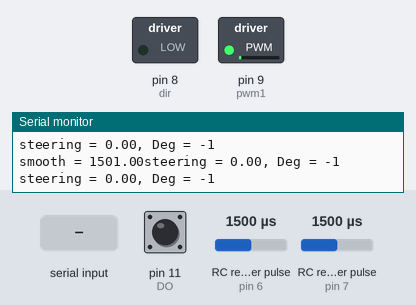
Bench run of a sketch on a simulated Arduino Uno, built with avr-gcc and run on an emulated ATmega328P. Parts: switched loads named in the sketch (green lamp = pin HIGH), the last lines printed to the serial monitor. Wiring (inferred from the names in the program): 2 × RC receiver channel: data pin 6 / data pin 7. Dashed ring = blinking. The test bench sets the inputs (shaded band); at power-on: RC receiver pulse (sensors on pin 7, pin 6) 1500 µs, pin 11 (DO) HIGH. Pins used as bus, display or sensor lines are not drawn.

Above: at 11.2 s.
11.3 s: RC receiver pulse (sensor on pin 7) set to 1488 µs
At 11.95 s:
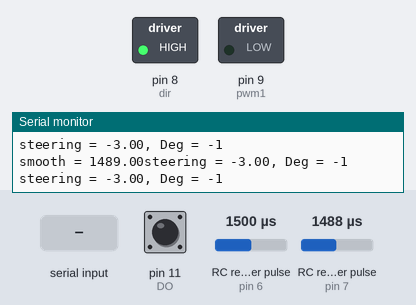
14.3 s: RC receiver pulse (sensor on pin 7) set to 1020 µs
17.3 s: RC receiver pulse (sensor on pin 7) set to 1750 µs
At 20.14 s:
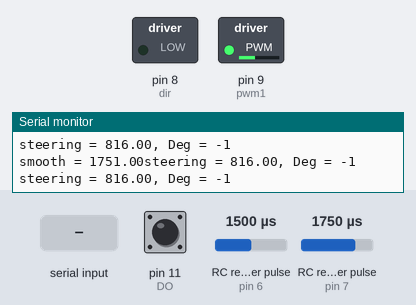
20.3 s: "90,45\n" received over Serial
23.3 s: RC receiver pulse (sensor on pin 7) set to 1250 µs
At 23.73 s:
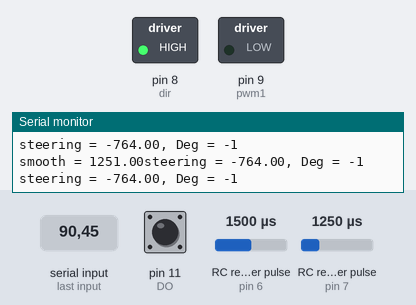
26.3 s: RC receiver pulse (sensor on pin 7) set to 1980 µs
At 26.61 s:
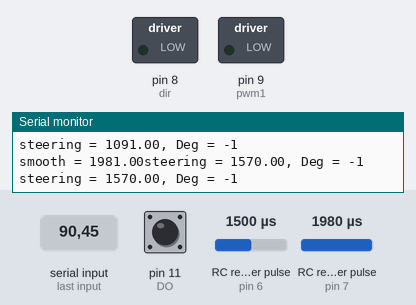
Timing chart, 0 to 30.3 s (numbered marks = the images above; inputs shaded):
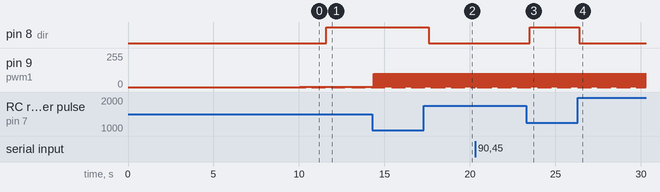

Measured:
- the behaviour switches between 1489 and 1488 µs on RC receiver pulse (sensor on pin 7) (found by bisection; images 0 and 1)
- after the input at 11.3 s, pin 8 (dir): LOW → HIGH after 0.30 s
- after the input at 17.3 s, pin 8 (dir): HIGH → LOW after 0.30 s
- after the input at 23.3 s, pin 8 (dir): LOW → HIGH after 0.20 s
- after the input at 26.3 s, pin 8 (dir): HIGH → LOW after 0.08 s
- by itself, pin 9 (pwm1): alternates 100/255 for 0.04 s and 0/255 for 0.02 s

The sketch:

Golf_Steering_Absolute.ino
```cpp
#define CLK 10 // Blu Digital Pin 10
#define DO 11 // Grn Digital Pin 11
#define CSn 12 // Ylw Digital Pin 12
#define pwm1 9  // PWM motor
#define dir 8   // Direction
#define CH1 7 // X axis CH1 RC remote
#define CH7 6 // Safety switch
#include <PID_v1.h>
#include <Smoothed.h>
Smoothed <int> steering;

int rp = 0;
String readString; //This while store the user input data
int User_Input = 0; // This while convert input string into integer
int MAX_Steering = 1600;
int RC_min = 990;
int RC_max =1990;

double kp = 1.1 , ki = 0.03 , kd = 0.01;             // modify for optimal performance
double input = 0, output = 0, setpoint = 0;
PID myPID(&input, &output, &setpoint, kp, ki, kd, DIRECT);

int absolute_position;
int Degree;
int Deg = 0;
int RC1_X;
int  SafetySW;
void setup()
{ pinMode(pwm1, OUTPUT);
  pinMode(dir, OUTPUT);
  pinMode(CSn, OUTPUT);// Chip select
  pinMode(CLK, OUTPUT);// Serial clock
  pinMode(DO, INPUT_PULLUP);// Serial data IN/OUT
  pinMode(CH7, INPUT_PULLUP);

  pinMode(CH1, INPUT);// Serial clock
  steering.begin(SMOOTHED_AVERAGE, 5);

  digitalWrite(CSn, HIGH);
  digitalWrite(CLK, HIGH);
  TCCR1B = TCCR1B & 0b11111000 | 1;  // set 31KHz PWM to prevent motor noise
  myPID.SetMode(AUTOMATIC);   //set PID in Auto mode
  myPID.SetSampleTime(0.2);  // refresh rate of PID controller
  myPID.SetOutputLimits(-100, 100); // this is the MAX PWM value to move motor, here change in value reflect change in speed of motor.
  Serial.begin(115200);
  Serial.print("Golfcart steering will start in 10 secound ");
  Serial.print("*********************************************");
  delay(10000);
}


void loop() {
  SafetySW = pulseIn(CH7, HIGH, 25000);
  int Data = ReadSSI();
  Degree = map(Data, 0, 4095, 0, 359);
  update_absolute_position(Degree);
  Deg = (rp * 360) + absolute_position;

  Serial.print("steering = "); Serial.print(setpoint);
  Serial.print(", Deg = "); Serial.println(Deg);
  finish ();


  RC1_X = pulseIn(CH1, HIGH, 25000);
  steering.add(RC1_X);
  double smooth_steering = steering.get();


  while (Serial.available()) { //Check if the serial data is available.
    delay(3);                  // a small delay
    char c = Serial.read();  // storing input data
    readString += c;         // accumulate each of the characters in readString
  }

  if (readString.length() > 0) { //Verify that the variable contains information
    Serial.print("Input: ");
    Serial.print(readString.toInt());  //printing the input data in integer form
    Serial.print("\t");
    User_Input = readString.toInt();   // here input data is store in integer form
  }


  if (smooth_steering < 1490){ setpoint = map(smooth_steering, 1490, RC_min, 0, -MAX_Steering); }
  else if (smooth_steering > 1510){ setpoint = map(smooth_steering, 1502, RC_max, 0, +MAX_Steering); }
  else {setpoint=0;}

  input = Deg;
  myPID.Compute();                 // calculate new output


//  while(SafetySW > 2000)
//        {
            pwmOut(output);
            SafetySW = pulseIn(CH7, HIGH, 25000);
//        }


  Serial.print("smooth = "); Serial.print(smooth_steering);
  Serial.print("steering = "); Serial.print(setpoint);
  Serial.print(", Deg = "); Serial.println(Deg);
 // Serial.print(", out = "); Serial.println(output);
  //Serial.print(", Delta = "); Serial.println(delta);
 // Serial.print(", smooth_steering = "); Serial.println(smooth_steering);


}

void pwmOut(int out) {
  if (out > 0) {                         // if REV > encoderValue motor move in forward direction.
    analogWrite(pwm1, out);         // Enabling motor enable pin to reach the desire angle
    CCW();                           // calling motor to move forward
  }
  else if (out  < 0) {
    analogWrite(pwm1, abs(out));          // if REV < encoderValue motor move in forward direction.
    CW();                            // calling motor to move reverse
  }
  else {
    finish () ;
  }

  readString = ""; // Cleaning User input, ready for new Input
}


void CCW () {
  digitalWrite(dir, LOW);

}
void CW () {
  digitalWrite(dir, HIGH);

}
void finish () {
  analogWrite(pwm1, 0);          // if REV < encoderValue motor move in forward direction.


}


int ReadSSI(void)
{ int i, dReading;
  char Resolution = 12;
  unsigned int bitStart = 0x0800;
  dReading = 0;
  digitalWrite(CSn, LOW);
  delayMicroseconds(5);
  digitalWrite(CLK, LOW);
  for (i = (Resolution - 1); i >= 0; i--)
  { digitalWrite(CLK, HIGH);
    delayMicroseconds(5);
    if (digitalRead(DO)) dReading |= bitStart;
    digitalWrite(CLK, LOW);
    delayMicroseconds(5);
    bitStart = bitStart >> 1;
    if (i == 0)
    { digitalWrite(CLK, HIGH);
      if (digitalRead(DO)) dReading |= bitStart;
    }
  }
  digitalWrite(CSn, HIGH);
  return dReading;
}


void update_absolute_position(int encoder_position)
{
  int old_position = absolute_position;  // extract LSB
  int delta = encoder_position - old_position;
 if (delta > 320) {
    rp--;
  }
  else if (delta < -320) {
    rp++;
  }
 //Serial.print(delta); Serial.print("  ,");
//  Serial.print(rp); Serial.print("  ,");

//  if (delta > 0) {
//    Serial.print("CW,  ");
//  }
//  else if (delta < 0) {
//    Serial.print("CCW,  ");
//
//  }
//  else {
//    Serial.print("Stop,  ");
//  }


  absolute_position += delta;


}
```
